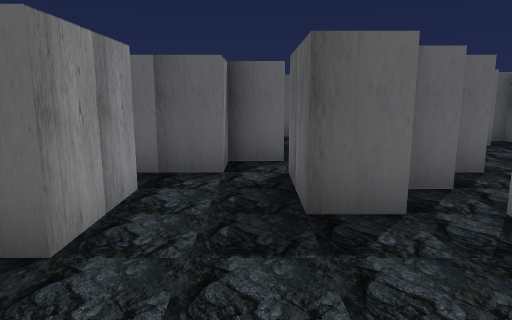
[1] (above)

21 first-person views from a walk through a level from a Godot 3-D game. The camera is 1.4 m above the floor, tilts 10° down and sees 70° across. The floor is counted in squares, 1.2 m on a side. Each view is taken from the middle of a square. On the plan, view 1 faces up. The plan holds only what a view shows up to about 14 squares ahead; the rest is blank. Flat picture figures and markers are left out. Characters and animated objects are not drawn.

[2]
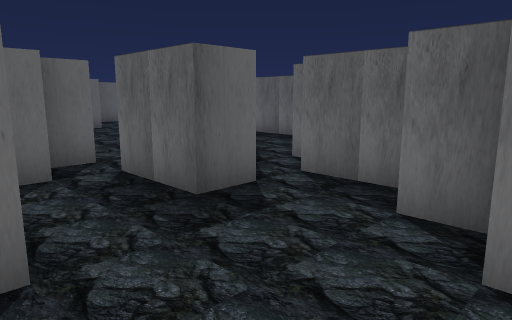

[3]
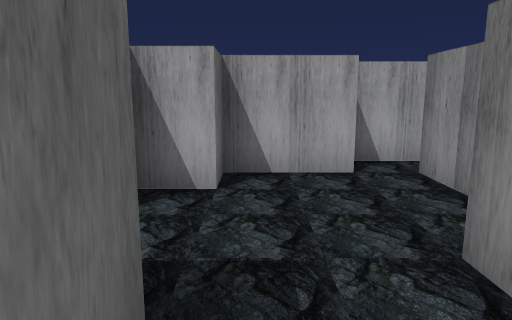

[4]
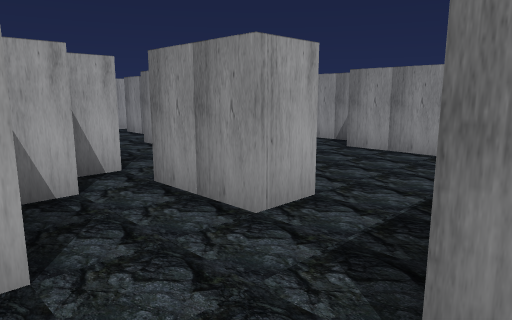

[5]
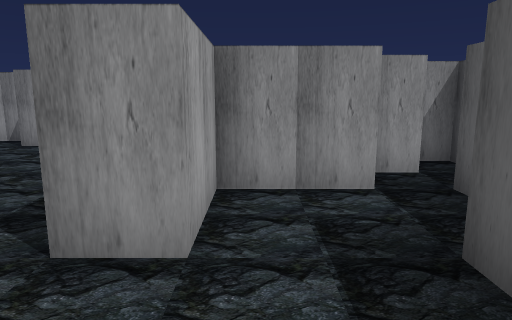

[6]
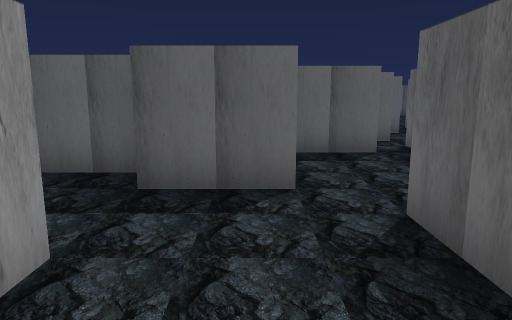

[7]
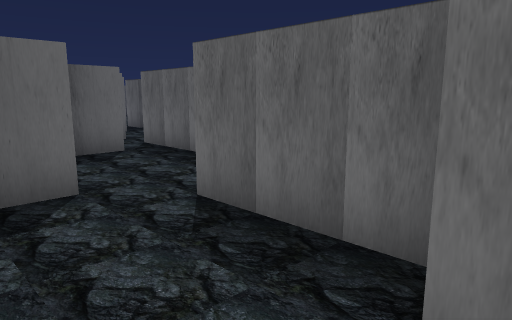

[8]
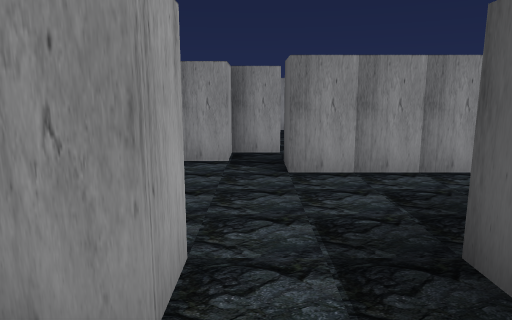

[9]
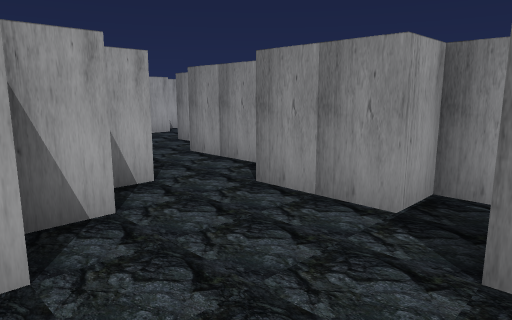

[10]
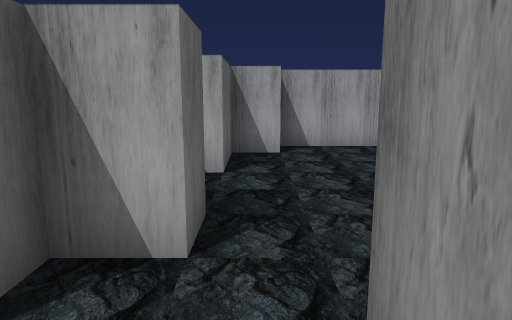

[11]
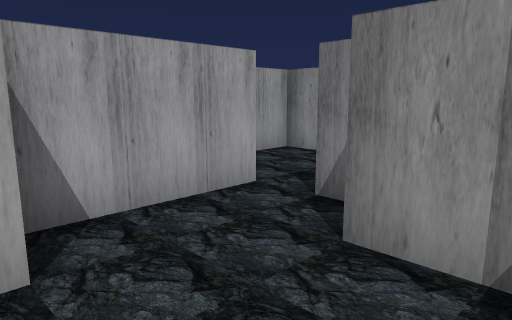

[12]
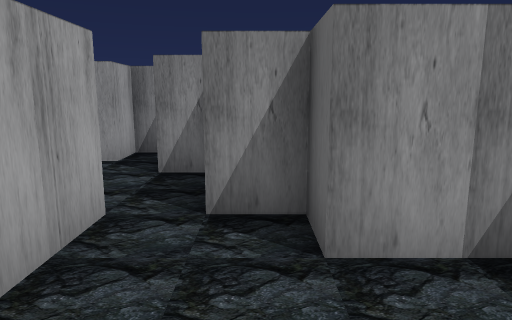

[13]
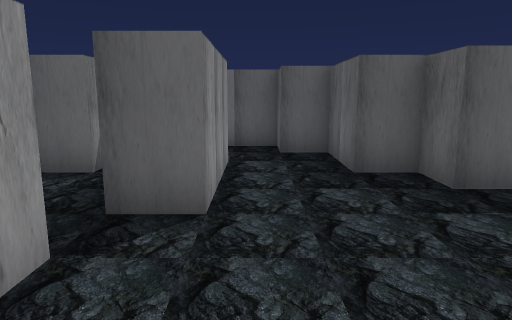

[14]
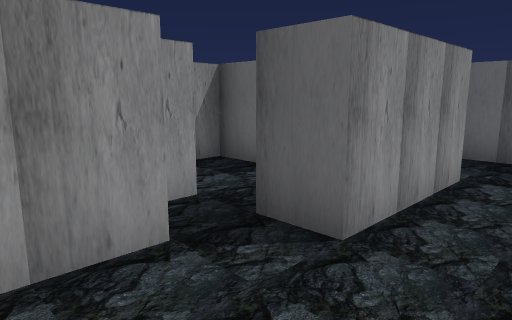

[15]
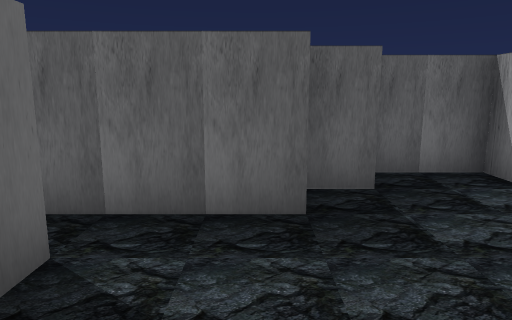

[16]
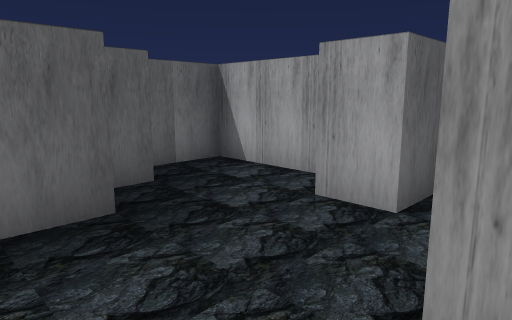

[17]
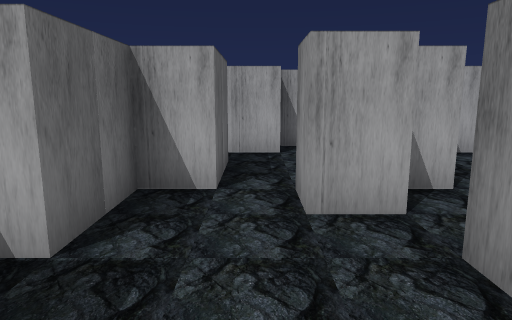

[18]
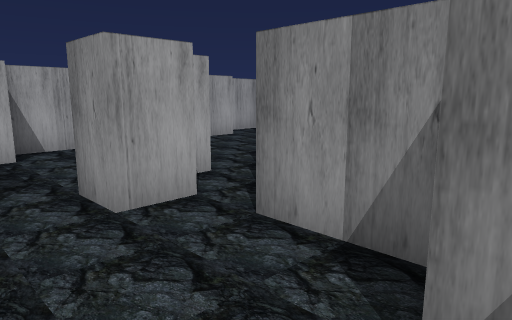

[19]
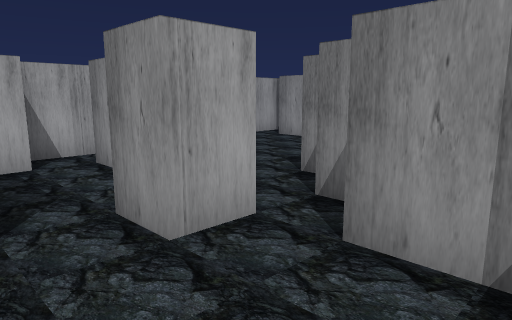

[20]
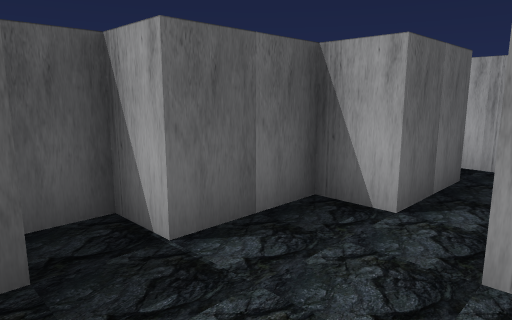

[21]
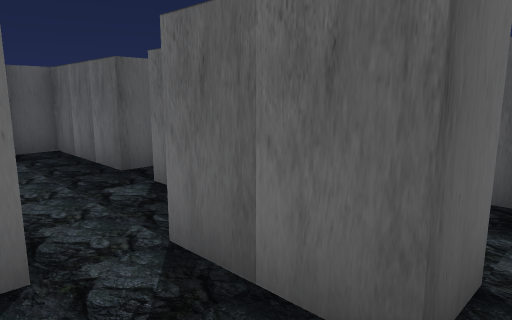

### Floor plan
Key: @ floor where view 1 was taken; # wall or solid block; . floor.
Columns run from 12 left of view 1 to 9 right of it. Each row starts with its distance up from view 1.
 18                    #
 17                 ##.#
 16           #    ....#
 15         #######....##
 14         ..##..##....##
 13         #..#.........#
 12     ###.#..##....#...#
 11     #...#...##...#####
 10     ....#........###
  9       ##........##.#
  8        #....#..##..#
  7        #...##..#...##
  6       ##..##..##....#
  5       #..##..##....##
  4      ##...#..#..#..#
  3      #....#....##.##
  2     ##...##....#..#..#
  1     #....#....##....
  0   #.....##..@##..##
 -1 #....####..#######
 -2 ##..##  ####
 -3  ##

Positions as (right, up) in squares from view 1, and headings:
1: (0, 0), facing up
2: (-2, 0), facing up-right
3: (0, 5), facing down
4: (3, 11), facing down-left
5: (4, 12), facing left
6: (3, 9), facing up
7: (2, 9), facing up-right
8: (2, 9), facing left
9: (-1, 10), facing down-left
10: (-4, 8), facing down
11: (-4, 3), facing down-left
12: (-4, 1), facing left
13: (-3, 6), facing up
14: (-2, 7), facing up-left
15: (3, 15), facing right
16: (3, 16), facing down-right
17: (5, 8), facing down
18: (6, 8), facing down-left
19: (6, 7), facing down-left
20: (4, 7), facing down-right
21: (4, 1), facing up-right
